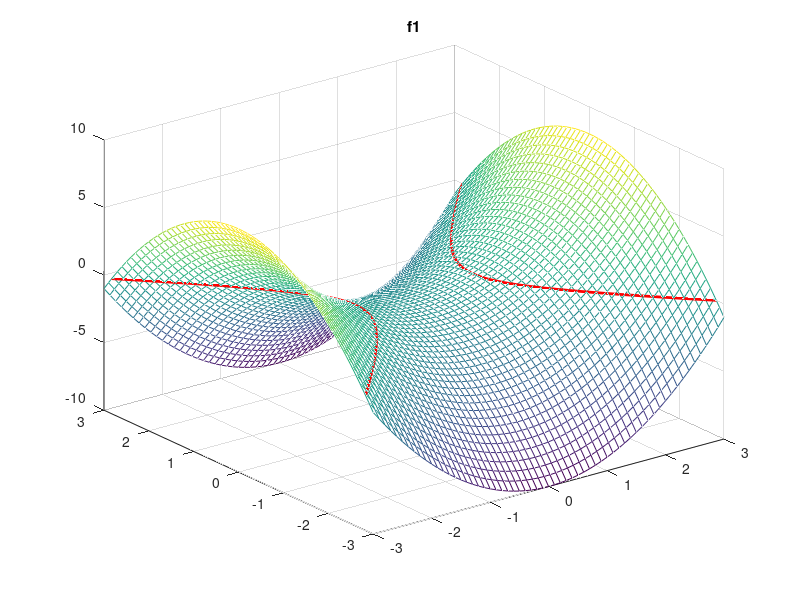
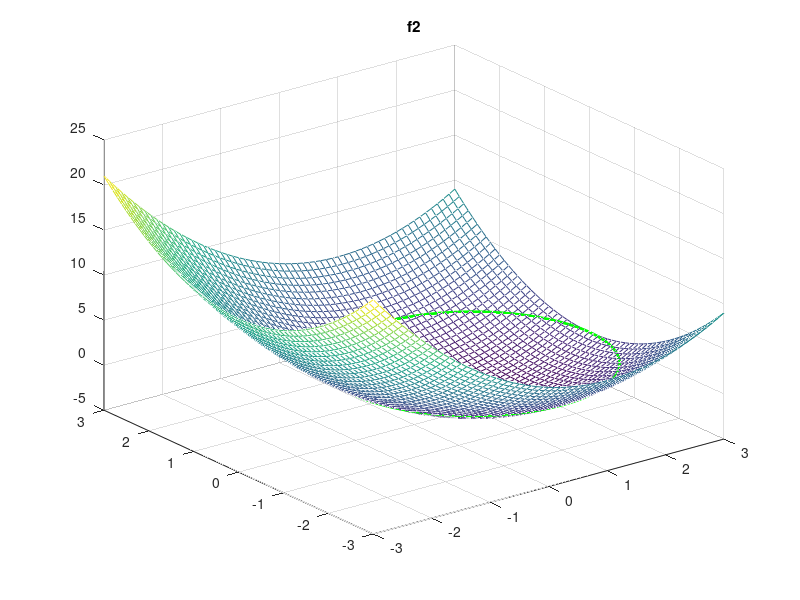
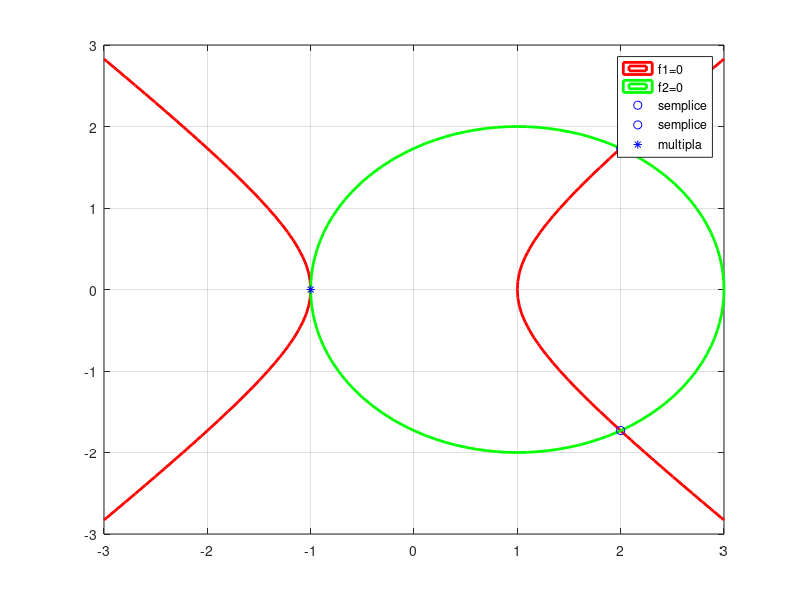

The MATLAB source for these figures, in order: (Note: this script raises an error after producing the figures.)
clear all; close all; clc;

% Plots
[x,y]=meshgrid(-3:.1:3);
z1=x.^2-y.^2-1;
z2=x.^2+y.^2-2*x-3;

figure(1)
mesh(x,y,z1); title('z1=f1(x,y)'); hold on; title('f1');
contour(x,y,z1,[0 0],'r','linewidth',2);

figure(2)
mesh(x,y,z2); title('z2=f2(x,y)'); hold on; title('f2');
contour(x,y,z2,[0 0],'g','linewidth',2);

figure(3)
contour(x,y,z1,[0 0],'r','linewidth',2); hold on; grid on;
contour(x,y,z2,[0 0],'g','linewidth',2);
plot(2,-1.73,'ob',2,+1.73,'ob',-1,0,'*b'); 
legend('f1=0','f2=0','semplice','semplice','multipla');
clear x y z1 z2;

% Computing
F = @(x) [ x(1)^2-x(2)^2-1, x(1)^2+x(2)^2-2*x(1)-3 ];
%  Jacobiano ( non prenderlo per x0 che lo rendano singolare!! )
JF =@(x) [ 2*x(1), -2*x(2) ; 2*x(1)-2, 2*x(2) ];

tol = 1e-8; nmax = 100;

x0_1 = [1; 1] 
jac = JF(x0_1)
[zero_1, resid_1, niter_1, ERR_1 ] = newtonsys(F, JF, x0_1, tol, nmax);
zero_1
resid_1
niter_1
x0_2 = [2; -1]
jac = JF(x0_2)
[zero_2, resid_2, niter_2, ERR_2 ] = newtonsys(F, JF, x0_2, tol, nmax);
zero_2
resid_2
niter_2
x0_3 = [-2; -2]
jac = JF(x0_3)
[zero_3, resid_3, niter_3, ERR_3 ] = newtonsys(F, JF, x0_3, tol, nmax);
zero_3
resid_3
niter_3

% More Plots

figure(4);
semilogy((1:niter_1), ERR_1, 'r', (1:niter_2), ERR_2, 'b', ...
		 (1:niter_3), ERR_3, 'g' );
grid on;
legend('(1,1)', '(2,-1)', '(-2,-2)');

% Results
% tutti gli outputs confermano la teoria.